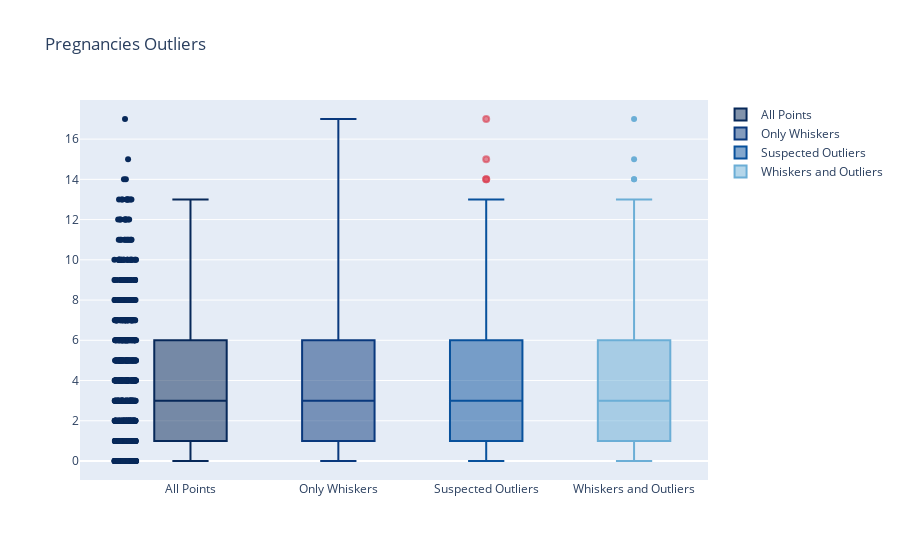

Write notebook code for a chart like this one.
### Code cell
OutLiersBox(df, df_name[0])

### Figure 1 — Plotly figure (JSON) as saved in the notebook; plotly's stock layout.template omitted (floating-point values rounded to 4 significant figures; data arrays with more than 128 entries replaced by an {"elided": "..."} marker saying what was removed)
{"data": [{"boxpoints": "all", "jitter": 0.3, "line": {"color": "rgb(7,40,89)"}, "marker": {"color": "rgb(7,40,89)"}, "name": "All Points", "pointpos": -1.8, "type": "box", "y": {"elided": "768 int values"}}, {"boxpoints": false, "line": {"color": "rgb(9,56,125)"}, "marker": {"color": "rgb(9,56,125)"}, "name": "Only Whiskers", "type": "box", "y": {"elided": "768 int values"}}, {"boxpoints": "suspectedoutliers", "line": {"color": "rgb(8,81,156)"}, "marker": {"color": "rgb(8,81,156)", "line": {"outliercolor": "rgba(219, 64, 82, 0.6)", "outlierwidth": 2}, "outliercolor": "rgba(219, 64, 82, 0.6)"}, "name": "Suspected Outliers", "type": "box", "y": {"elided": "768 int values"}}, {"boxpoints": "outliers", "line": {"color": "rgb(107,174,214)"}, "marker": {"color": "rgb(107,174,214)"}, "name": "Whiskers and Outliers", "type": "box", "y": {"elided": "768 int values"}}], "layout": {"title": {"text": "Pregnancies Outliers"}}}
